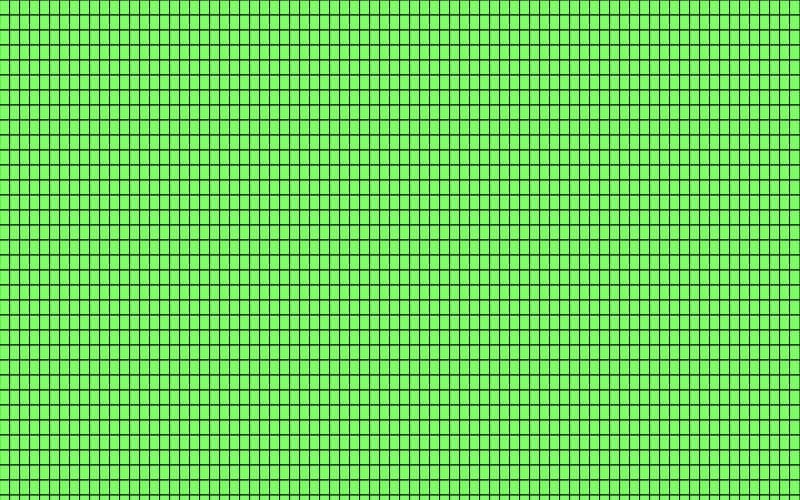
Frame 1 (no input)
Frame 60 (no input): identical to frame 1, image omitted
Frame 120 (the mouse pressed at the canvas centre since frame 60): identical to frame 1, image omitted

The p5.js sketch that drew this single still picture (run headless with seeded random() and noise() and a simulated clock; from frame 60 on, the mouse is pressed at the canvas centre):

// p5.js sketch
// ── sketch.js
'use strict';

//Adding these variables to increment in the loop. These act as the width and height of the rectangles
var stepX = 10;
var stepY = 15;

function setup() {

	createCanvas(800,500);
	//The Hue and Saturation are set to the width and height of the canvas. 
	//The Hue is from 0 - 800 and the Saturation is from 0 - 500
	colorMode(HSB, width, height, 100);
	//noStroke();

}

function draw() {

	//Nesting the gridX loop n a gridY loop to create rectangles all over the canvas.
	//gridY is used to determin the rectangles along the Y axis
	for(var gridY = 0; gridY<800; gridY+=stepY){
		for(var gridX = 0; gridX<800; gridX+=stepX){
			fill(246, 296, 158)
			//subbing in stepX and stepY for the width and height 
			rect(gridX,gridY,stepX,stepY)
		}
	}
}
